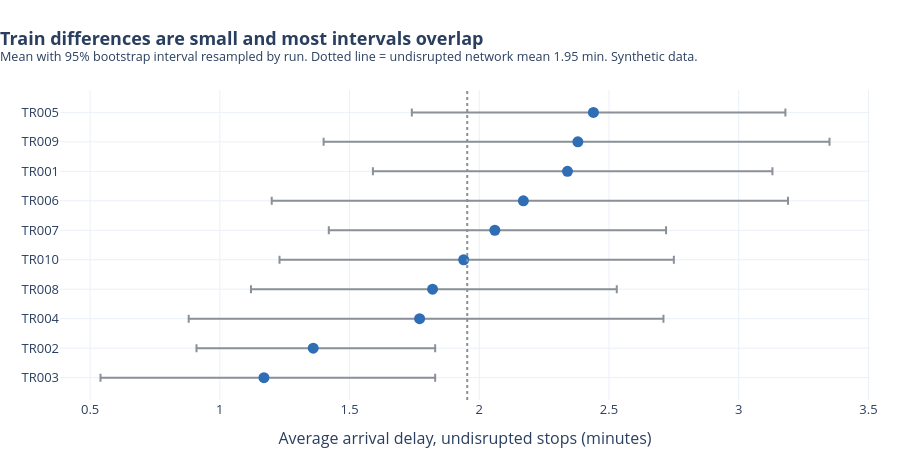

Notebook code cell kept with this figure:
### Code cell
ordered = by_train_base.sort_values("avg_delay")
fig = go.Figure(go.Scatter(
    y=ordered.index, x=ordered["avg_delay"], mode="markers", marker=dict(color=BLUE, size=11),
    error_x=dict(type="data", symmetric=False, array=ordered["ci_high"] - ordered["avg_delay"],
                 arrayminus=ordered["avg_delay"] - ordered["ci_low"], color=GREY, thickness=2),
    hovertemplate="%{y}<br>Average %{x:.2f} min<extra></extra>",
))
network_base = base["delay"].mean()
fig.add_vline(x=network_base, line=dict(color=GREY, dash="dot"))
fig.update_xaxes(title_text="Average arrival delay, undisrupted stops (minutes)")
style(fig, "Train differences are small and most intervals overlap",
      f"Mean with 95% bootstrap interval resampled by run. Dotted line = undisrupted network mean {network_base:.2f} min. Synthetic data.", height=460).show()

### Figure 1 — Plotly figure (JSON) as saved in the notebook; plotly's stock layout.template omitted (floating-point values rounded to 4 significant figures)
{"data": [{"error_x": {"array": [0.66, 0.47, 0.94, 0.71, 0.81, 0.66, 1.02, 0.79, 0.97, 0.74], "arrayminus": [0.63, 0.45, 0.89, 0.7, 0.71, 0.64, 0.97, 0.75, 0.98, 0.7], "color": "#8a8f98", "symmetric": false, "thickness": 2, "type": "data"}, "hovertemplate": "%{y}<br>Average %{x:.2f} min<extra></extra>", "marker": {"color": "#2f6db5", "size": 11}, "mode": "markers", "type": "scatter", "x": [1.17, 1.36, 1.77, 1.82, 1.94, 2.06, 2.17, 2.34, 2.38, 2.44], "y": ["TR003", "TR002", "TR004", "TR008", "TR010", "TR007", "TR006", "TR001", "TR009", "TR005"]}], "layout": {"font": {"size": 13}, "height": 460, "margin": {"b": 60, "l": 60, "r": 30, "t": 90}, "shapes": [{"line": {"color": "#8a8f98", "dash": "dot"}, "type": "line", "x0": 1.954, "x1": 1.954, "xref": "x", "y0": 0, "y1": 1, "yref": "y domain"}], "title": {"text": "<b>Train differences are small and most intervals overlap</b><br><sup>Mean with 95% bootstrap interval resampled by run. Dotted line = undisrupted network mean 1.95 min. Synthetic data.</sup>", "x": 0}, "xaxis": {"title": {"text": "Average arrival delay, undisrupted stops (minutes)"}}}}
